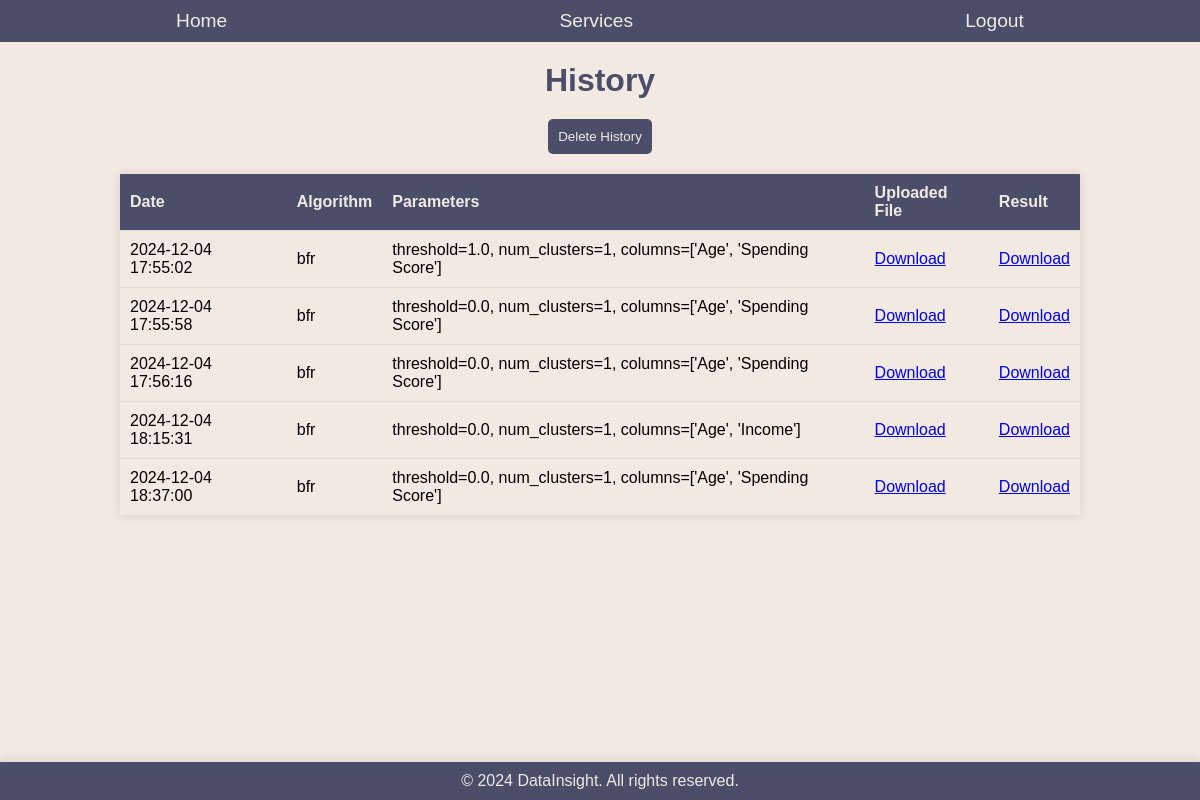
The app's page /history (signed in) with its own data.
### tables this page shows
CREATE TABLE history (
            id INTEGER PRIMARY KEY AUTOINCREMENT,
            user_id INTEGER NOT NULL,
            algorithm TEXT NOT NULL,
            parameters TEXT NOT NULL,
            file_path TEXT NOT NULL,
            result_path TEXT NOT NULL,
            date TIMESTAMP DEFAULT CURRENT_TIMESTAMP,
            FOREIGN KEY (user_id) REFERENCES users (id)
        );

### app.py (the view)
@app.route('/history')
@login_required
def history():
    user_id = session['user_id']
    conn = get_db_connection()
    history_records = conn.execute('SELECT * FROM history WHERE user_id = ?', (user_id,)).fetchall()
    conn.close()
    return render_template('history.html', history_records=history_records)

### app.py (called while the page is built)
def get_db_connection():
    conn = sqlite3.connect('database.db')
    conn.row_factory = sqlite3.Row
    return conn

def login_required(f):
    @wraps(f)
    def decorated_function(*args, **kwargs):
        if 'user_id' not in session:
            return redirect(url_for('login'))
        return f(*args, **kwargs)
    return decorated_function

### templates/history.html (shortened to what this page needs)
<!DOCTYPE html>
<html>
<head>
    <link rel="stylesheet" href="{{ url_for('static', filename='css/history_style.css') }}">
</head>
<body>
    <div class="navbar">
        <a href="{{ url_for('home') }}">Home</a>
        <a href="{{ url_for('services') }}">Services</a>
        <a href="{{ url_for('logout') }}">Logout</a>
    </div>
    <h1>History</h1>
    <form method="POST" action="{{ url_for('delete_history') }}" onsubmit="return confirmDate()">
        <button class="dlt-btn"> Delete History</button>
    </form>
    <table>
        <thead>
            <tr>
                <th>Date</th>
                <th>Algorithm</th>
                <th>Parameters</th>
                <th>Uploaded File</th>
                <th>Result</th>
            </tr>
        </thead>
        <tbody>
            {% for record in history_records %}
            <tr>
                <td>{{ record['date'] }}</td>
                <td>{{ record['algorithm'] }}</td>
                <td>{{ record['parameters'] }}</td>
                <td><a href="{{ url_for('static', filename='uploads/' + record['file_path'].split('uploads/')[-1]) }}" download>Download</a></td>
                <td><a href="{{ url_for('static', filename=record['result_path'].split('static/')[-1]) }}" download>Download</a></td>
            </tr>
            {% endfor %}
        </tbody>
    </table>
    <footer>
        <p>&copy; 2024 DataInsight. All rights reserved.</p>
    </footer>
</body>
</html>

### static/css/history_style.css (style rules this page uses)
* { margin: 0; padding: 0; box-sizing: border-box; }
body { background-color: #f2e9e2; font-family: Arial, sans-serif; }
.navbar { display: flex; justify-content: space-around; background-color: #4a4e69; padding: 10px; }
.navbar a { color: #F2E9E4; text-decoration: none; font-size: 1.2rem; }
h1 { text-align: center; color: #4a4e69; margin: 20px 0; }
.dlt-btn { display:flex; justify-content:center; align-items: center; background-color: #4a4e69; color: #F2E9E4; padding: 10px; border: none; border-radius: 5px; font-family: Arial, sans-serif; cursor: pointer; margin: 10px auto; }
table { width: 80%; margin: 20px auto; border-collapse: collapse; box-shadow: 0 0 10px rgba(0, 0, 0, 0.1); }
table th, table td { padding: 10px; text-align: left; border-bottom: 1px solid #ddd; }
table th { background-color: #4a4e69; color: #F2E9E4; }
table tr:nth-child(even) { background-color: #f2e9e2; }
footer { position: fixed; bottom: 0; width: 100%; display: flex; justify-content: center; align-items: center; padding: 10px; background-color: #4a4e69; color: #F2E9E4; box-shadow: 0 -2px 10px rgba(0, 0, 0, 0.1); }

### records on screen
history: date "2024-12-04 17:55:02", algorithm "bfr", parameters "threshold=1.0, num_clusters=1, columns=['Age', 'Spending Score']"
history: date "2024-12-04 17:55:58", algorithm "bfr", parameters "threshold=0.0, num_clusters=1, columns=['Age', 'Spending Score']"
history: date "2024-12-04 17:56:16", algorithm "bfr", parameters "threshold=0.0, num_clusters=1, columns=['Age', 'Spending Score']"
history: date "2024-12-04 18:15:31", algorithm "bfr", parameters "threshold=0.0, num_clusters=1, columns=['Age', 'Income']"
history: date "2024-12-04 18:37:00", algorithm "bfr", parameters "threshold=0.0, num_clusters=1, columns=['Age', 'Spending Score']"
